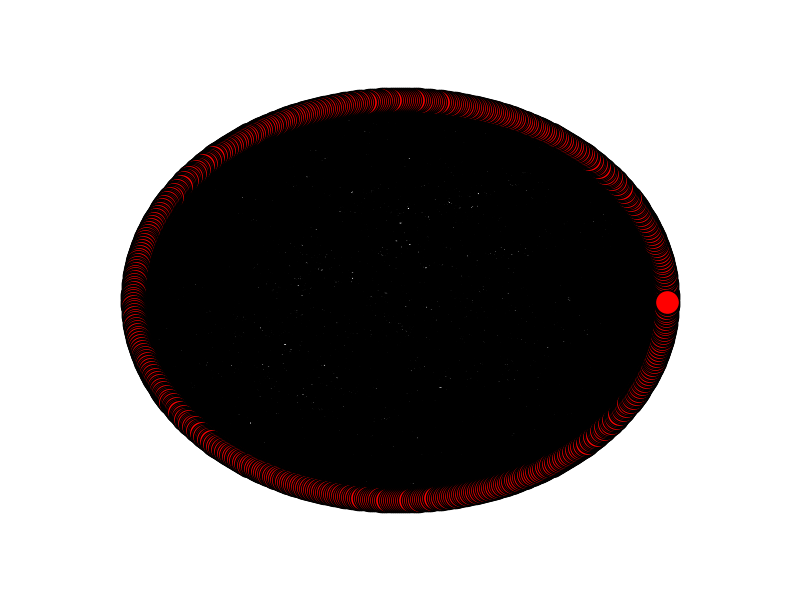

Recreate this plot in Python.
#!/usr/bin/env python2.7

import argparse
import pickle
import random
import networkx as nx
import matplotlib.pyplot as plt

parser = argparse.ArgumentParser()
parser.add_argument(
  '-f',
  '--filename',
  help='Filename from which to parse network state & generate graph (default: state.pickle)',
  default='state.pickle',
  type=str)
parser.add_argument(
  '-i',
  '--image',
  help='Filename to which to write graph visualization (default: graph.png)',
  default='graph.png',
  type=str)

args = parser.parse_args()

with open(args.filename, 'rb') as datafile:
  data = pickle.load(datafile)

graph = nx.Graph()

# TODO Add all nodes to graph, add connections appropriately. Example code below.

fakeNodes = range(100)
fakeEdges = [(random.randint(1, 100), random.randint(1, 100), random.randint(1, 10)) for _ in range(100)]

for node in fakeNodes:
  graph.add_node(node)

for edge in fakeEdges:
  graph.add_edge(edge[0], edge[1], weight = edge[2])

nx.draw(graph)
plt.savefig(args.image)
